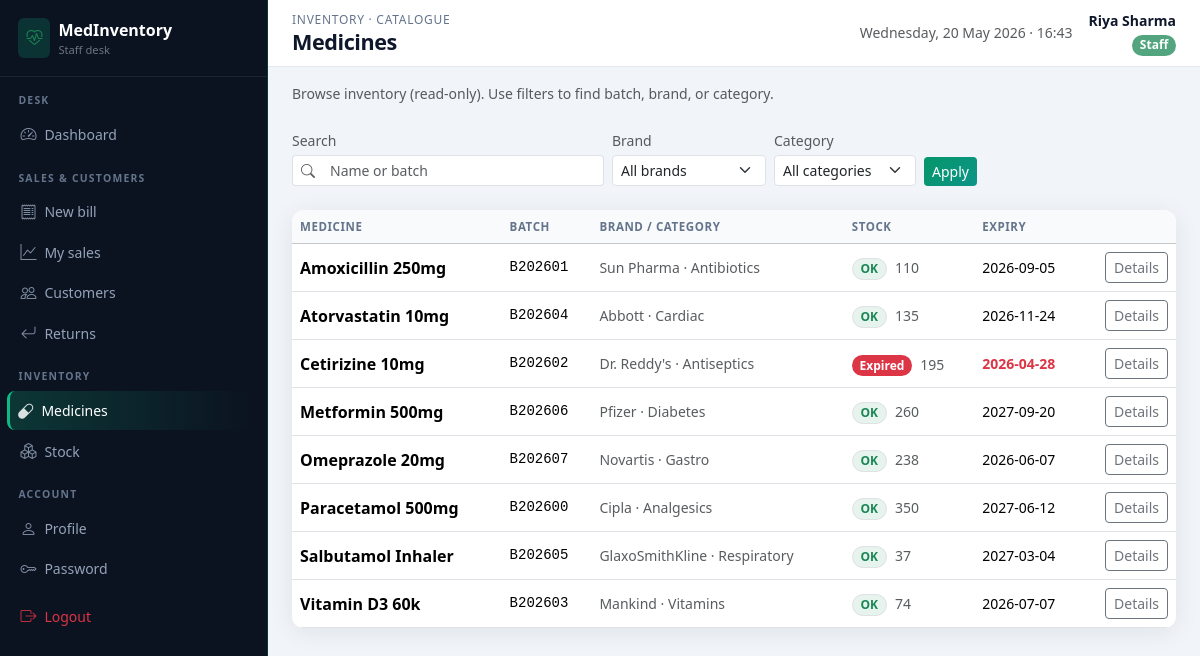
The page /staff/medicines (signed in) on the database its author committed.
### app/models.py (models this page shows, shortened)
class User(UserMixin, db.Model):
    __tablename__ = "users"
    id = db.Column(db.Integer, primary_key=True)
    username = db.Column(db.String(80), unique=True, nullable=False, index=True)
    password_hash = db.Column(db.String(256), nullable=False)
    full_name = db.Column(db.String(120), nullable=False)
    email = db.Column(db.String(120))
    phone = db.Column(db.String(32))
    role = db.Column(db.String(20), nullable=False, default="staff")  # admin | staff
    is_active = db.Column(db.Boolean, default=True)
    created_at = db.Column(db.DateTime, default=datetime.utcnow)
    bills = db.relationship("Bill", backref="staff", lazy="dynamic")
    returns = db.relationship("MedicineReturn", backref="staff", lazy="dynamic")

class Medicine(db.Model):
    __tablename__ = "medicines"
    id = db.Column(db.Integer, primary_key=True)
    name = db.Column(db.String(160), nullable=False, index=True)
    brand_id = db.Column(db.Integer, db.ForeignKey("brands.id"), nullable=False)
    category_id = db.Column(db.Integer, db.ForeignKey("categories.id"), nullable=False)
    supplier_id = db.Column(db.Integer, db.ForeignKey("suppliers.id"), nullable=False)
    batch_number = db.Column(db.String(80), nullable=False, index=True)
    manufacturing_date = db.Column(db.Date, nullable=False)
    expiry_date = db.Column(db.Date, nullable=False, index=True)
    purchase_price = db.Column(db.Numeric(12, 2), nullable=False)
    selling_price = db.Column(db.Numeric(12, 2), nullable=False)
    quantity = db.Column(db.Integer, nullable=False, default=0)
    min_stock_level = db.Column(db.Integer, nullable=False, default=10)
    description = db.Column(db.Text)
    created_at = db.Column(db.DateTime, default=datetime.utcnow)
    bill_items = db.relationship("BillItem", backref="medicine", lazy="dynamic")
    purchase_lines = db.relationship("Purchase", backref="medicine", lazy="dynamic")

class Brand(db.Model):
    __tablename__ = "brands"
    id = db.Column(db.Integer, primary_key=True)
    name = db.Column(db.String(120), unique=True, nullable=False, index=True)
    description = db.Column(db.Text)
    medicines = db.relationship("Medicine", backref="brand", lazy="dynamic")

class Category(db.Model):
    __tablename__ = "categories"
    id = db.Column(db.Integer, primary_key=True)
    name = db.Column(db.String(120), unique=True, nullable=False, index=True)
    description = db.Column(db.Text)
    medicines = db.relationship("Medicine", backref="category", lazy="dynamic")

### app/staff_routes.py (the view, shortened to what this page needs)
@staff_bp.route("/medicines")
@login_required
@staff_required
def medicines():
    page = request.args.get("page", 1, type=int)
    q = (request.args.get("q") or "").strip()
    brand_id = request.args.get("brand_id", type=int)
    cat_id = request.args.get("category_id", type=int)
    query = Medicine.query
    if brand_id:
        query = query.filter_by(brand_id=brand_id)
    if cat_id:
        query = query.filter_by(category_id=cat_id)
    pagination = (
        query.order_by(Medicine.name)
        .paginate(page=page, per_page=PER_PAGE, error_out=False)
    )
    return render_template(
        "staff/medicines.html",
        pagination=pagination,
        medicines=pagination.items,
        brands=Brand.query.order_by(Brand.name).all(),
        categories=Category.query.order_by(Category.name).all(),
        q=q,
        brand_id=brand_id,
        category_id=cat_id,
    )

### app/utils.py (called while the page is built)
def staff_required(view):
    @wraps(view)
    def wrapped(*args, **kwargs):
        if not current_user.is_authenticated:
            flash("Please log in to continue.", "warning")
            return redirect(url_for("main.login", next=request.url))
        if current_user.role != "staff":
            flash("Staff area only.", "danger")
            return redirect(url_for("admin.dashboard"))
        return view(*args, **kwargs)
    return wrapped

### app/templates/staff/medicines.html (shortened to what this page needs)
{% extends "staff/layout.html" %}
{% from "staff/_macros.html" import badge_stock, pagination_nav with context %}
{% block breadcrumb %}Inventory · Catalogue{% endblock %}
{% block page_title %}Medicines{% endblock %}
{% block content %}
<p class="text-muted small mb-4">Browse inventory (read-only). Use filters to find batch, brand, or category.</p>
<form class="row g-2 mb-4 align-items-end flex-wrap" method="get" action="{{ url_for('staff.medicines') }}">
  <div class="col-auto flex-grow-1" style="min-width:200px;max-width:320px">
    <label class="form-label small text-muted mb-1">Search</label>
    <div class="input-group input-group-sm">
      <span class="input-group-text bg-white border-end-0"><i class="bi bi-search text-muted"></i></span>
      <input class="form-control border-start-0" name="q" value="{{ q }}" placeholder="Name or batch" autocomplete="off">
    </div>
  </div>
  <div class="col-auto" style="min-width:150px">
    <label class="form-label small text-muted mb-1">Brand</label>
    <select class="form-select form-select-sm" name="brand_id">
      <option value="">All brands</option>
    </select>
  </div>
  <div class="col-auto" style="min-width:150px">
    <label class="form-label small text-muted mb-1">Category</label>
    <select class="form-select form-select-sm" name="category_id">
      <option value="">All categories</option>
    </select>
  </div>
  <div class="col-auto d-flex gap-2">
    <button type="submit" class="btn btn-sm btn-staff-brand">Apply</button>
  </div>
</form>
<div class="card card-soft table-responsive">
  <table class="table table-hover mb-0 align-middle">
    <thead class="table-light">
      <tr>
        <th>Medicine</th>
        <th>Batch</th>
        <th>Brand / Category</th>
        <th>Stock</th>
        <th>Expiry</th>
        <th></th>
      </tr>
    </thead>
    <tbody>
      {% for m in medicines %}
      <tr>
        <td class="fw-semibold">{{ m.name }}</td>
        <td class="small font-monospace">{{ m.batch_number }}</td>
        <td class="small text-muted">{{ m.brand.name }} · {{ m.category.name }}</td>
        <td>{{ badge_stock(m) }} <span class="small text-muted ms-1">{{ m.quantity }}</span></td>
        <td class="small {% if m.expiry_date < today %}text-danger fw-semibold{% endif %}">{{ m.expiry_date }}</td>
        <td class="text-end"><a class="btn btn-sm btn-outline-secondary" href="{{ url_for('staff.medicine_detail', mid=m.id) }}">Details</a></td>
      </tr>
      {% else %}
      <tr><td colspan="6" class="empty-state">No medicines match your filters.</td></tr>
      {% endfor %}
    </tbody>
  </table>
</div>
{% endblock %}

### app/templates/staff/layout.html (shortened to what this page needs)
{% extends "base.html" %}
{% set staff_sales_ep = ['staff.sales', 'staff.bill_detail', 'staff.bill_print'] %}
{% set staff_cust_ep = ['staff.customers', 'staff.customer_new', 'staff.customer_detail', 'staff.customer_edit'] %}
{% set staff_ret_ep = ['staff.returns_list', 'staff.returns_new'] %}
{% set staff_med_ep = ['staff.medicines', 'staff.medicine_detail'] %}
{% block body %}
<div class="staff-shell d-flex">
  <aside class="sidebar-staff no-print d-none d-lg-block">
    <div class="brand-block">
      <div class="d-flex align-items-center gap-2 text-white">
        <span class="rounded-2 d-flex p-2" style="background:rgba(16,185,129,0.2);"><i class="bi bi-heart-pulse text-success"></i></span>
        <div>
          <div class="product-name fw-bold">MedInventory</div>
          <div class="small text-secondary" style="font-size:0.7rem;">Staff desk</div>
        </div>
      </div>
    </div>
    <nav class="nav flex-column pb-4">
      <div class="nav-section-label">Desk</div>
      <a class="nav-link {% if request.endpoint == 'staff.dashboard' %}active{% endif %}" href="{{ url_for('staff.dashboard') }}"><i class="bi bi-speedometer2"></i> Dashboard</a>
      <div class="nav-section-label">Sales &amp; customers</div>
      <a class="nav-link {% if request.endpoint == 'staff.billing' %}active{% endif %}" href="{{ url_for('staff.billing') }}"><i class="bi bi-receipt"></i> New bill</a>
      <a class="nav-link {% if request.endpoint in staff_sales_ep %}active{% endif %}" href="{{ url_for('staff.sales') }}"><i class="bi bi-graph-up"></i> My sales</a>
      <a class="nav-link {% if request.endpoint in staff_cust_ep %}active{% endif %}" href="{{ url_for('staff.customers') }}"><i class="bi bi-people"></i> Customers</a>
      <a class="nav-link {% if request.endpoint in staff_ret_ep %}active{% endif %}" href="{{ url_for('staff.returns_list') }}"><i class="bi bi-arrow-return-left"></i> Returns</a>
      <div class="nav-section-label">Inventory</div>
      <a class="nav-link {% if request.endpoint in staff_med_ep %}active{% endif %}" href="{{ url_for('staff.medicines') }}"><i class="bi bi-capsule"></i> Medicines</a>
      <a class="nav-link {% if request.endpoint == 'staff.stock' %}active{% endif %}" href="{{ url_for('staff.stock') }}"><i class="bi bi-boxes"></i> Stock</a>
      <div class="nav-section-label">Account</div>
      <a class="nav-link {% if request.endpoint == 'staff.profile' %}active{% endif %}" href="{{ url_for('staff.profile') }}"><i class="bi bi-person"></i> Profile</a>
      <a class="nav-link {% if request.endpoint == 'staff.change_password' %}active{% endif %}" href="{{ url_for('staff.change_password') }}"><i class="bi bi-key"></i> Password</a>
      <a class="nav-link text-danger mt-2" href="{{ url_for('main.logout') }}"><i class="bi bi-box-arrow-right"></i> Logout</a>
    </nav>
  </aside>
  <div class="staff-main-with-sidebar flex-grow-1">
    <header class="topbar d-flex flex-wrap justify-content-between align-items-center gap-2 no-print">
      <div class="d-flex align-items-center gap-2">
        <div>
          <div class="admin-breadcrumb">{% block breadcrumb %}Desk{% endblock %}</div>
          <h1 class="admin-page-title mb-0">{% block page_title %}Console{% endblock %}</h1>
        </div>
      </div>
      <div class="d-flex align-items-center gap-3 text-end">
        <div class="d-none d-md-block small text-muted">{{ moment or '' }}</div>
        <div>
          <div class="fw-semibold small">{{ current_user.full_name }}</div>
          <span class="badge rounded-pill text-bg-success bg-opacity-75">Staff</span>
        </div>
      </div>
    </header>
    <main class="p-4 pt-3">
      {% block content %}{% endblock %}
    </main>
  </div>
</div>
{% endblock %}

### app/templates/staff/_macros.html (shortened to what this page needs)
{% macro badge_stock(m) %}
  {% if m.quantity == 0 %}
    <span class="badge rounded-pill text-bg-secondary">Out</span>
  {% elif m.expiry_date < today %}
    <span class="badge rounded-pill text-bg-danger">Expired</span>
  {% elif m.quantity <= m.min_stock_level %}
    <span class="badge rounded-pill text-bg-warning text-dark">Low</span>
  {% else %}
    <span class="badge rounded-pill bg-success bg-opacity-10 text-success border">OK</span>
  {% endif %}
{% endmacro %}

### app/templates/base.html (shortened to what this page needs)
<!DOCTYPE html>
<html lang="en">
<head>
  <link href="https://cdn.jsdelivr.net/npm/bootstrap@5.3.3/dist/css/bootstrap.min.css" rel="stylesheet">
  <link rel="stylesheet" href="https://cdn.jsdelivr.net/npm/bootstrap-icons@1.11.3/font/bootstrap-icons.min.css">
  <link rel="stylesheet" href="{{ url_for('static', filename='css/app.css') }}">
</head>
<body class="{% block body_class %}{% endblock %}">
{% block body %}{% endblock %}
</body>
</html>

### app/static/css/app.css (style rules this page uses)
:root { --mi-primary: #0d6efd; --mi-sidebar: #0b1220; --mi-sidebar-border: rgba(148, 163, 184, 0.12); --mi-sidebar-hover: #151f32; --mi-accent: #06b6d4; --mi-card-shadow: 0 4px 24px rgba(15, 23, 42, 0.08); --mi-topbar-h: 64px; }
body { font-family: "Segoe UI", system-ui, -apple-system, Roboto, "Helvetica Neue", sans-serif; background: #f1f5f9; color: #0f172a; }
.card-soft { border: none; box-shadow: var(--mi-card-shadow); border-radius: 12px; background: #fff; }
.topbar { background: #fff; border-bottom: 1px solid #e2e8f0; min-height: var(--mi-topbar-h); padding: 0.65rem 1.5rem; position: sticky; top: 0; z-index: 1020; }
.admin-page-title { font-size: 1.35rem; font-weight: 700; letter-spacing: -0.02em; color: #0f172a; }
.admin-breadcrumb { font-size: 0.75rem; color: #64748b; text-transform: uppercase; letter-spacing: 0.06em; }
.table thead th { font-size: 0.72rem; text-transform: uppercase; letter-spacing: 0.05em; color: #64748b; font-weight: 600; border-bottom-width: 1px; background: #f8fafc; white-space: nowrap; }
.table tbody td { vertical-align: middle; }
.btn-staff-brand { background: linear-gradient(135deg, #059669, #0d9488); border: none; color: #fff; }
.staff-shell { min-height: 100vh; }
.sidebar-staff { min-height: 100vh; background: var(--mi-sidebar); color: #e2e8f0; width: 268px; position: fixed; left: 0; top: 0; z-index: 1040; padding: 0; overflow-y: auto; border-right: 1px solid rgba(16, 185, 129, 0.22); }
.sidebar-staff .brand-block { padding: 1.1rem 1.15rem; border-bottom: 1px solid var(--mi-sidebar-border); }
.sidebar-staff .nav-section-label { font-size: 0.65rem; text-transform: uppercase; letter-spacing: 0.12em; color: #64748b; padding: 1rem 1.15rem 0.35rem; font-weight: 600; }
.sidebar-staff a.nav-link { color: #94a3b8; border-radius: 8px; margin: 1px 10px; padding: 0.45rem 0.65rem; font-size: 0.875rem; display: flex; align-items: center; gap: 0.5rem; }
.sidebar-staff a.nav-link i { font-size: 1rem; opacity: 0.85; }
.sidebar-staff a.nav-link.active { background: linear-gradient(90deg, rgba(16, 185, 129, 0.22), transparent); color: #fff; border-left: 3px solid #10b981; margin-left: 7px; padding-left: calc(0.65rem - 3px); }
.staff-main-with-sidebar { margin-left: 268px; min-height: 100vh; }

### rows shown on the page
User: full_name "Riya Sharma"
Medicine: name "Amoxicillin 250mg", batch_number "B202601", brand.name "Sun Pharma", category.name "Antibiotics", min_stock_level "OK", quantity "110", expiry_date "2026-09-05"
Medicine: name "Atorvastatin 10mg", batch_number "B202604", brand.name "Abbott", category.name "Cardiac", min_stock_level "OK", quantity "135", expiry_date "2026-11-24"
Medicine: name "Cetirizine 10mg", batch_number "B202602", brand.name "Dr. Reddy's", category.name "Antiseptics", shows "Expired", quantity "195", expiry_date "2026-04-28"
Medicine: name "Metformin 500mg", batch_number "B202606", brand.name "Pfizer", category.name "Diabetes", min_stock_level "OK", quantity "260", expiry_date "2027-09-20"
Medicine: name "Omeprazole 20mg", batch_number "B202607", brand.name "Novartis", category.name "Gastro", min_stock_level "OK", quantity "238", expiry_date "2026-06-07"
Medicine: name "Paracetamol 500mg", batch_number "B202600", brand.name "Cipla", category.name "Analgesics", min_stock_level "OK", quantity "350", expiry_date "2027-06-12"
Medicine: name "Salbutamol Inhaler", batch_number "B202605", brand.name "GlaxoSmithKline", category.name "Respiratory", min_stock_level "OK", quantity "37", expiry_date "2027-03-04"
Medicine: name "Vitamin D3 60k", batch_number "B202603", brand.name "Mankind", category.name "Vitamins", min_stock_level "OK", quantity "74", expiry_date "2026-07-07"
